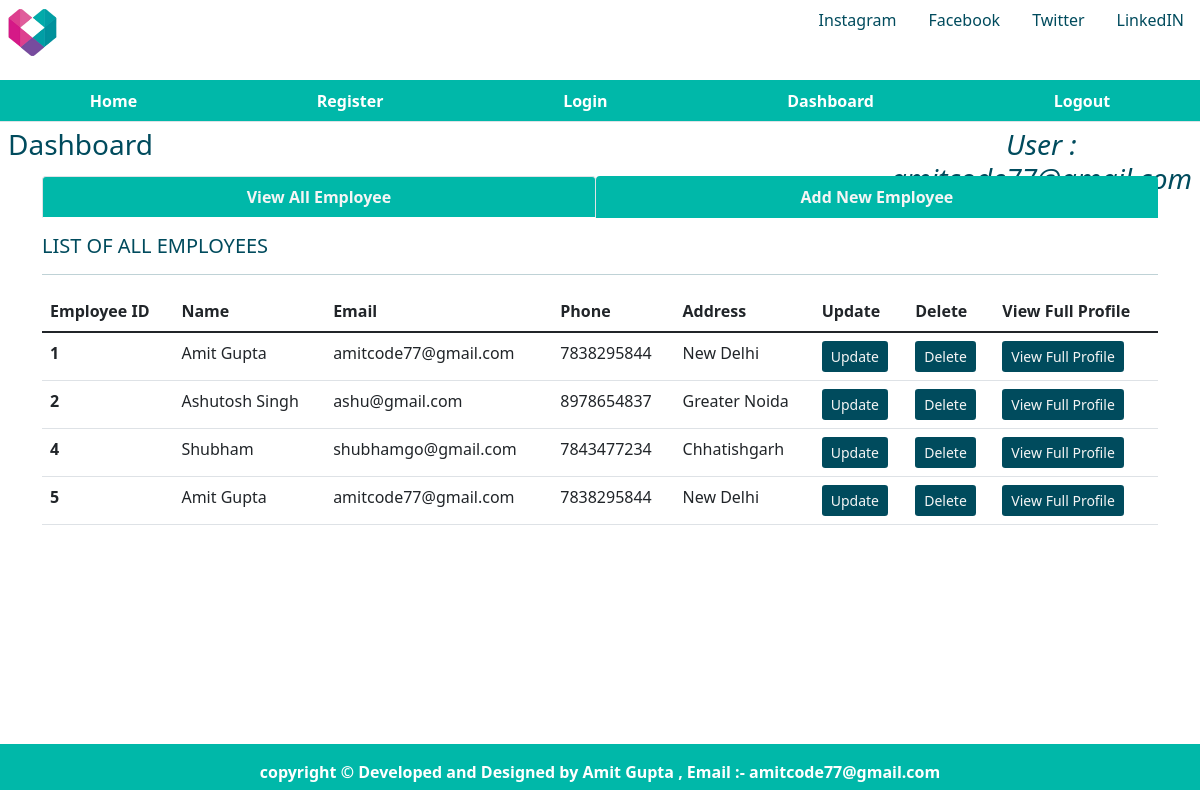
The page /dashboard (signed in) on the database as committed earlier.
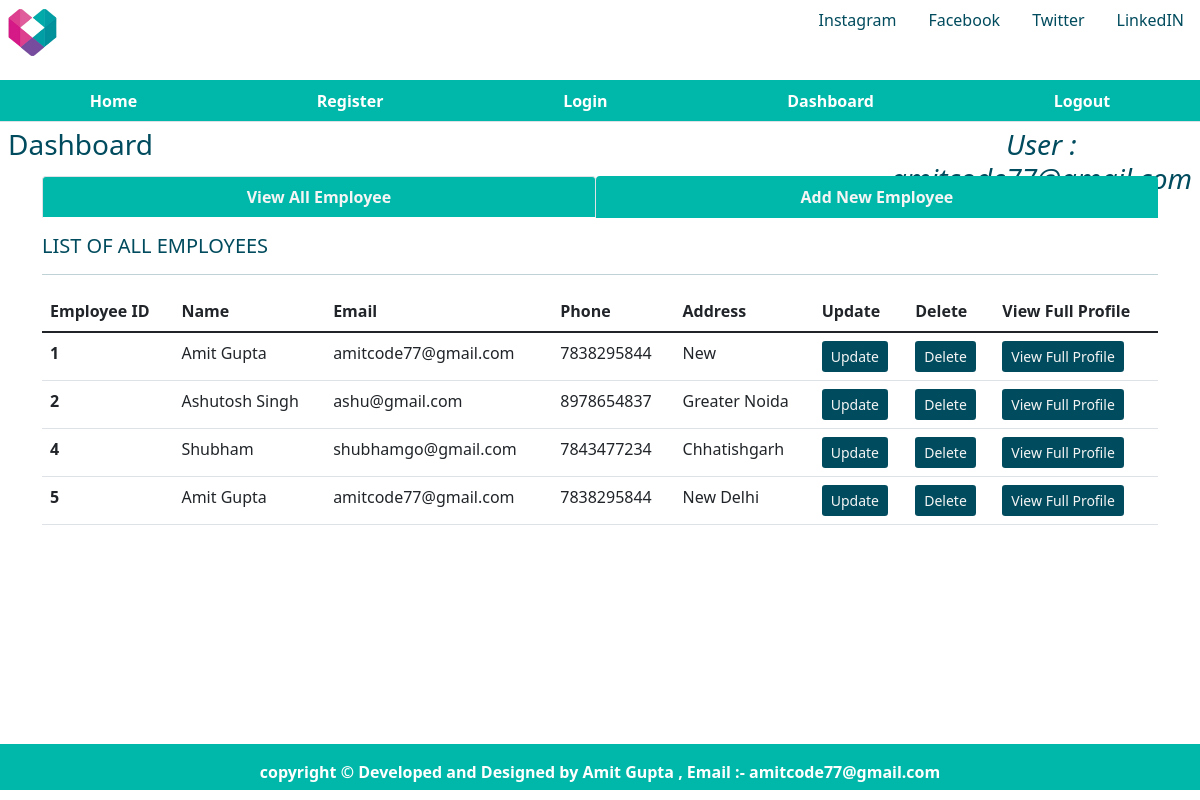
The same page on the database as committed later.
### database.py (models this page shows, shortened)
class emp(db.Model):
    empid = db.Column(db.Integer, primary_key=True, autoincrement=True)
    name = db.Column(db.String(50), unique=False, nullable=False)
    email = db.Column(db.String(20), unique=False, nullable=False)
    phone = db.Column(db.Integer, unique=False, nullable=False)
    address = db.Column(db.String(100), unique=False, nullable=False)
    joining_date = db.Column(db.Date, unique=False, nullable=False)
    total_projects = db.Column(db.Integer, unique=False, nullable=False)
    total_test_case = db.Column(db.Integer, unique=False, nullable=False)
    total_defect_found = db.Column(db.Integer, unique=False, nullable=False)
    total_defects_pending = db.Column(db.Integer, unique=False, nullable=False)

### app.py (the view)
@app.route('/dashboard')
def dashboard():
    user = get_current_user()
    all_emp = emp.query.all()
    return render_template('dashboard.html', user=user, all_emp=all_emp)

### app.py (called while the page is built)
@app.teardown_appcontext
def close_database(error):
    if hasattr(g, 'employeeapplication'):
        g.employeeapplication.close()

def get_current_user():
    user = None
    if 'user' in session:
        user = session['user']
        user_cur = users.query.filter_by(name=user)
        user = user_cur.first()
    return user

### templates/dashboard.html
{% extends 'layout.html' %}
{% block css %}
<link rel="stylesheet" href="{{ url_for('static',filename='home.css') }}" type="text/css">
{% endblock %}
{% block body %}
<div class="child child4">
    <h3 class="m-2">Dashboard</h3>
</div>
<div class="child child5" style="color:rgb(0, 75, 93);">
    {% if user %}
    <h3 class="m-2"><i>User :  {{ user['name'] }} </i></h3>
    {% endif %}
</div>
<div class="child child6  container" style="color:rgb(0, 75, 93);">
    <ul class="nav nav-tabs nav-fill mb-3">
        <li class="nav-item">
            <a class="nav-link active" aria-current="page" href="{{ url_for('dashboard') }}"
               style=" background-color: #00B8A9;; color:whitesmoke;"> <b>View All Employee </b></a>
        </li>
        <li class="nav-item">
            <a class="nav-link" style=" background-color: #00B8A9;; color:whitesmoke;"
               href="{{ url_for('addnewemp') }}"> <b>Add
                New Employee </b></a>
        </li>
    </ul>
    <div class="table-responsive-lg caption-top">
        <caption>
            <h5>LIST OF ALL EMPLOYEES</h5>
        </caption>
        <hr>
        {% if user %}
        <table class="table">
            <thead>
            <tr>
                <th scope="col">Employee ID</th>
                <th scope="col">Name</th>
                <th scope="col">Email</th>
                <th scope="col">Phone</th>
                <th scope="col">Address</th>
                <th scope="col">Update</th>
                <th scope="col">Delete</th>
                <th scope="col">View Full Profile</th>
            </tr>
            </thead>
            <tbody>
              {% for emp in all_emp %}
                <tr>
                    <th scope="row">{{ emp['empid'] }}</th>
                    <td>{{ emp['name'] }}</td>
                    <td>{{ emp['email'] }}</td>
                    <td>{{ emp['phone'] }}</td>
                    <td>{{ emp['address'] }}</td>
                    <td>
                        <a class="btn btn-sm" style="background-color:rgb(0, 75, 93); color:whitesmoke;"
                                href="{{ url_for('fetchone', empid = emp['empid']) }}">Update
                        </a>
                    </td>
                    <td>
                        <a class="btn btn-sm" style="background-color:rgb(0, 75, 93); color:whitesmoke;"
                                href="{{ url_for('deleteemp', empid = emp['empid']) }}">Delete
                        </a>
                    </td>
                    <td>
                        <a class="btn btn-sm" style="background-color:rgb(0, 75, 93); color:whitesmoke;" href="{{ url_for('singleemp', empid = emp['empid']) }}">View
                            Full Profile
                        </a>
                    </td>
                </tr>
            {% endfor %}
            {% else %}
              <h1 style="color:red;">Please Login First to See Employee Details...</h1>
            {% endif %}
            </tbody>
        </table>
    </div>
</div>
{% endblock %}

Rows that differ between the two databases and show on the page:
changed emp id 1: address "New Delhi" → "New"
